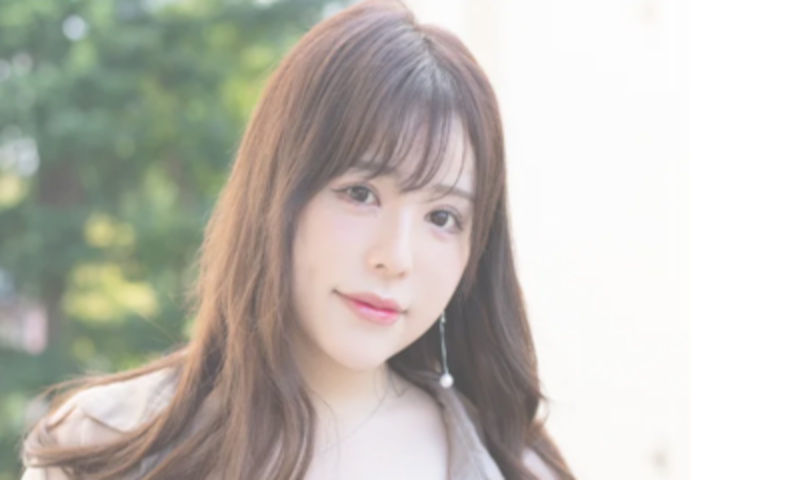
#> input picture DMAtoParallel_bus_RP2350/tool/input_image.png, 800 x 480 px
$ python rgb565converter.py
#> lines starting #> are read from the running program, lines starting #| are printed output that depends on the picture
from PIL import Image
import numpy as np

# 画像を読み込む
image = Image.open("input_image.png").convert("RGB")
width, height = image.size
#> width = 800; height = 480

# ピクセルデータをRGB565形式に変換
pixels = np.array(image, dtype=np.uint16)  # 画像データを8ビットとして読み込む

# 各チャンネルを16ビット計算用に変換し、RGB565のデータを生成
r = (pixels[:, :, 0] >> 3).astype(np.uint16)  # 赤を5ビットに縮小
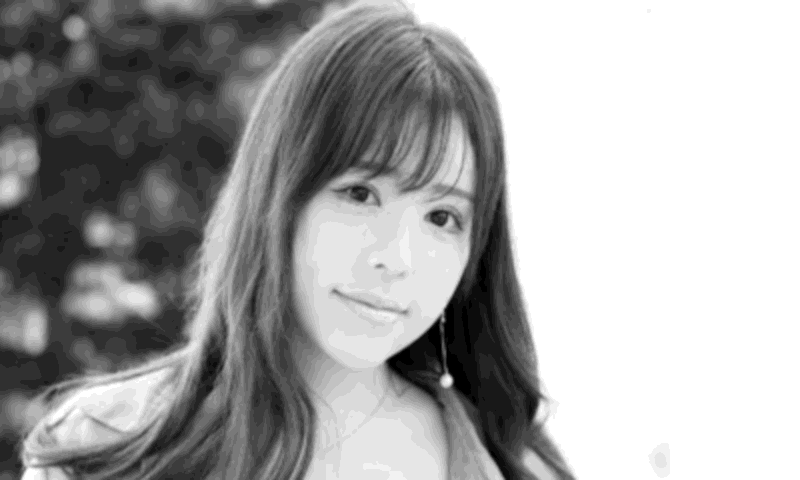
#> r: shape (480, 800) uint16; min 10, max 31, mean 23.6; drawn with min black and max white
g = (pixels[:, :, 1] >> 2).astype(np.uint16)  # 緑を6ビットに縮小
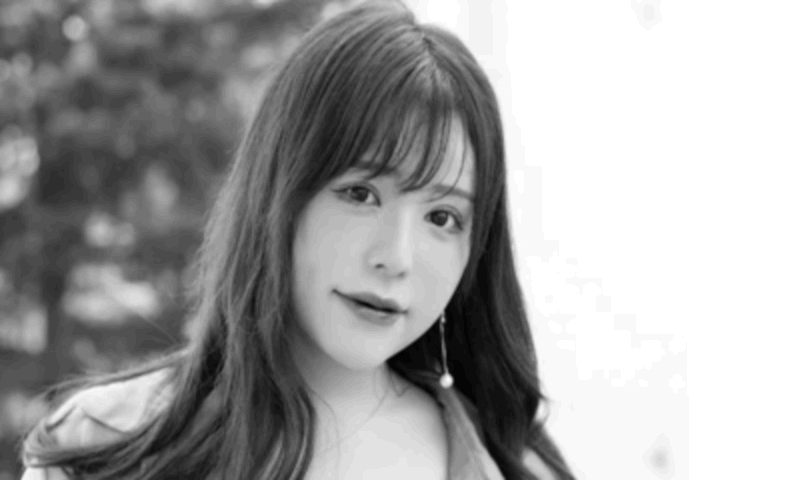
#> g: shape (480, 800) uint16; min 19, max 63, mean 46.9; drawn with min black and max white
b = (pixels[:, :, 2] >> 3).astype(np.uint16)  # 青を5ビットに縮小
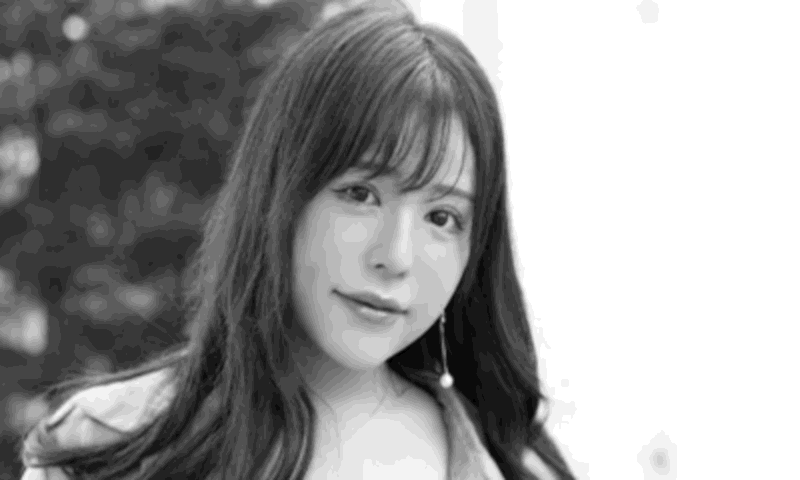
#> b: shape (480, 800) uint16; min 9, max 31, mean 22.3; drawn with min black and max white

# RGB565の16ビットデータを生成
rgb565 = (r << 11) | (g << 5) | b

# バイナリデータとして保存
with open("output_image.rgb565", "wb") as f:
    for row in rgb565:
        f.write(row.tobytes())  # 1行分を一括でバイナリ出力
